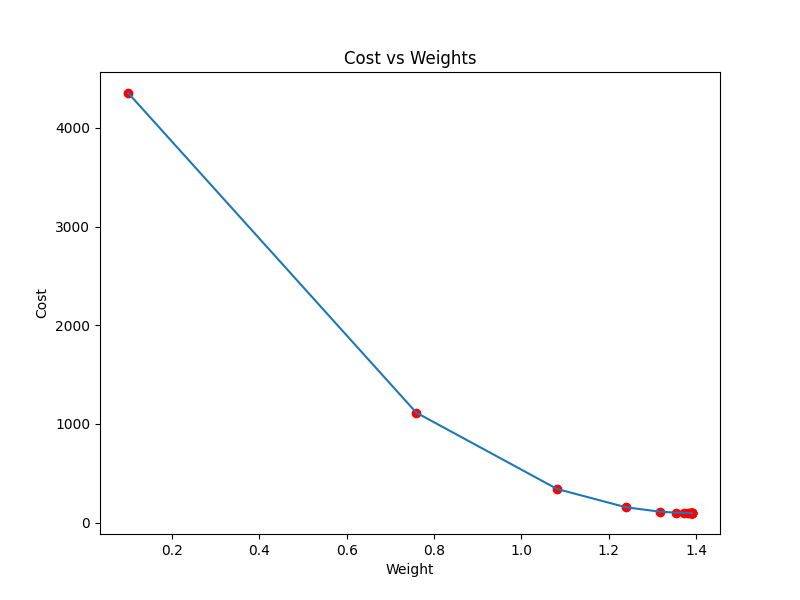

Write the Python code that produced this figure.
# Importing Libraries
import numpy as np
import matplotlib.pyplot as plt

def mean_squared_error(y_true, y_predicted):
	
	# Calculating the loss or cost
	cost = np.sum((y_true-y_predicted)**2) / len(y_true)
	return cost

# Gradient Descent Function
# Here iterations, learning_rate, stopping_threshold
# are hyperparameters that can be tuned
def gradient_descent(x, y, iterations = 1000, learning_rate = 0.0001,
					stopping_threshold = 1e-6):
	
	# Initializing weight, bias, learning rate and iterations
	current_weight = 0.1
	current_bias = 0.01
	iterations = iterations
	learning_rate = learning_rate
	n = float(len(x))
	
	costs = []
	weights = []
	previous_cost = None
	
	# Estimation of optimal parameters
	for i in range(iterations):
		
		# Making predictions
		y_predicted = (current_weight * x) + current_bias
		
		# Calculating the current cost
		current_cost = mean_squared_error(y, y_predicted)

		# If the change in cost is less than or equal to
		# stopping_threshold we stop the gradient descent
		if previous_cost and abs(previous_cost-current_cost)<=stopping_threshold:
			break
		
		previous_cost = current_cost

		costs.append(current_cost)
		weights.append(current_weight)
		
		# Calculating the gradients
		weight_derivative = -(2/n) * sum(x * (y-y_predicted))
		bias_derivative = -(2/n) * sum(y-y_predicted)
		
		# Updating weights and bias
		current_weight = current_weight - (learning_rate * weight_derivative)
		current_bias = current_bias - (learning_rate * bias_derivative)
				
		# Printing the parameters for each 1000th iteration
		print(f"Iteration {i+1}: Cost {current_cost}, Weight \
		{current_weight}, Bias {current_bias}")
	
	
	# Visualizing the weights and cost at for all iterations
	plt.figure(figsize = (8,6))
	plt.plot(weights, costs)
	plt.scatter(weights, costs, marker='o', color='red')
	plt.title("Cost vs Weights")
	plt.ylabel("Cost")
	plt.xlabel("Weight")
	plt.show()
	
	return current_weight, current_bias


def main():
	
	# Data
	X = np.array([32.50234527, 53.42680403, 61.53035803, 47.47563963, 59.81320787,
		55.14218841, 52.21179669, 39.29956669, 48.10504169, 52.55001444,
		45.41973014, 54.35163488, 44.1640495 , 58.16847072, 56.72720806,
		48.95588857, 44.68719623, 60.29732685, 45.61864377, 38.81681754])
	Y = np.array([31.70700585, 68.77759598, 62.5623823 , 71.54663223, 87.23092513,
		78.21151827, 79.64197305, 59.17148932, 75.3312423 , 71.30087989,
		55.16567715, 82.47884676, 62.00892325, 75.39287043, 81.43619216,
		60.72360244, 82.89250373, 97.37989686, 48.84715332, 56.87721319])

	# Estimating weight and bias using gradient descent
	estimated_weight, estimated_bias = gradient_descent(X, Y, iterations=2000)
	print(f"Estimated Weight: {estimated_weight}\nEstimated Bias: {estimated_bias}")

	# Making predictions using estimated parameters
	Y_pred = estimated_weight*X + estimated_bias

	# Plotting the regression line
	plt.figure(figsize = (8,6))
	plt.scatter(X, Y, marker='o', color='red')
	plt.plot([min(X), max(X)], [min(Y_pred), max(Y_pred)], color='blue',markerfacecolor='red',
			markersize=10,linestyle='dashed')
	plt.xlabel("X")
	plt.ylabel("Y")
	plt.show()

	
if __name__=="__main__":
	main()
